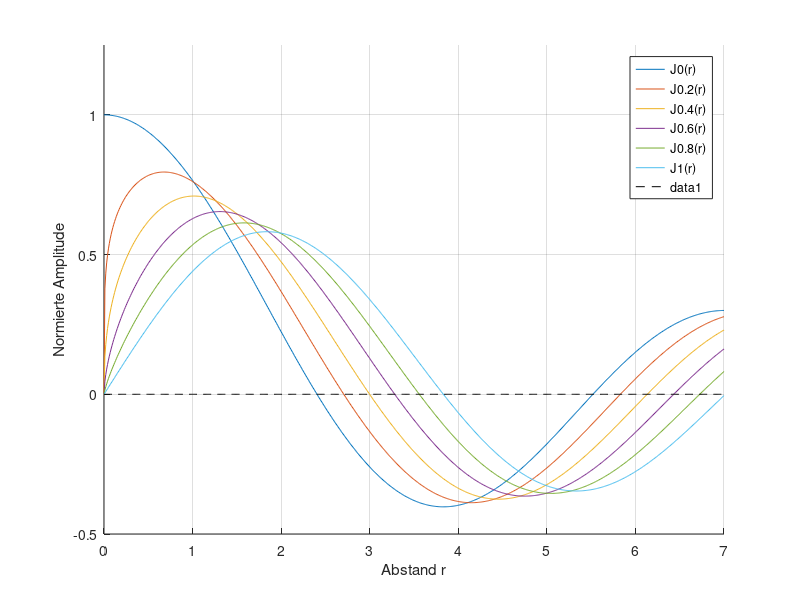

This figure's MATLAB source:

r=[0:0.01:7];

n=[0:0.2:1];

figure;
hold all;
leg='';

for i=1:length(n)
  plot(r,besselj(n(i),r));
  leg=strcat(leg,'J',num2str(n(i)),'(r);');
endfor
grid on;
axis([r(1) r(length(r)) -0.5 1.25]);
legend(strsplit(leg,';'));
xlabel('Abstand r');
ylabel('Normierte Amplitude');
plot(r,zeros(1,length(r)),'--k');
print('-dpng' , 'besselfunction');
close
